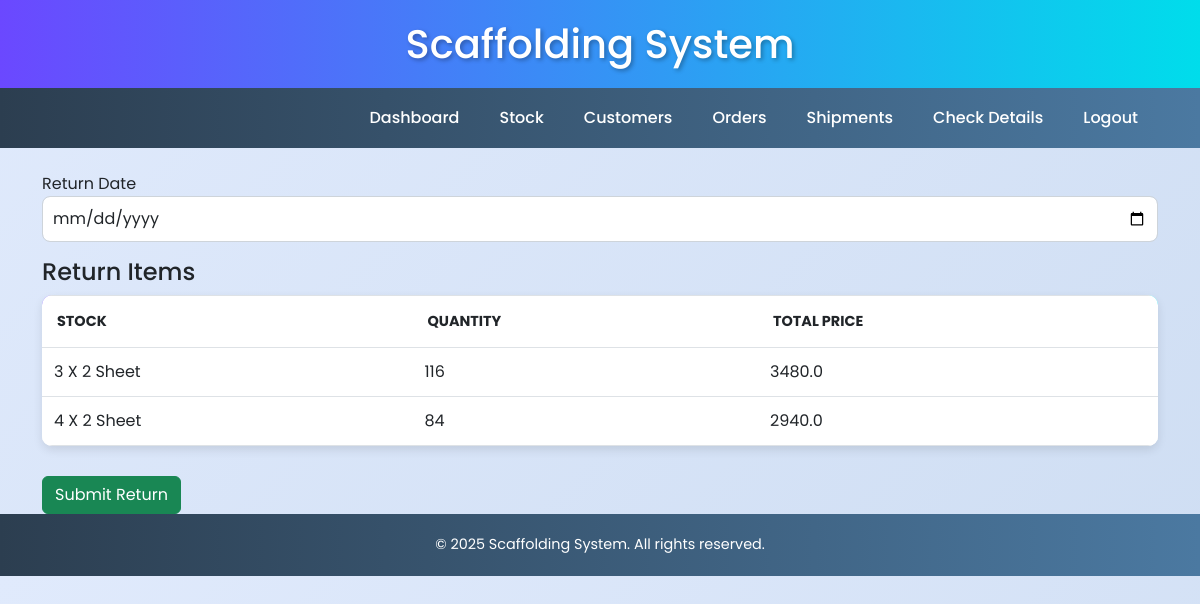
Screenshot of /return/3 (signed in) with the database file from the repository.
### app.py (models this page shows)
class OrderItem(db.Model):
    id = db.Column(db.Integer, primary_key=True)
    order_id = db.Column(db.Integer, db.ForeignKey('order.id'), nullable=False)
    stock_id = db.Column(db.Integer, db.ForeignKey('stock.id'), nullable=False)
    quantity = db.Column(db.Integer, nullable=False)
    unit_price = db.Column(db.Float, nullable=False)
    total_price = db.Column(db.Float, nullable=False)
    pending_amount = db.Column(db.Float, nullable=False)
    fine_amount = db.Column(db.Float, default=0.0)
    bonus_amount = db.Column(db.Float, default=0.0)
    used_days = db.Column(db.Integer, nullable=True)
    return_date = db.Column(db.DateTime, nullable=True)
    status = db.Column(db.String(20), nullable=False, default='Pending')
    stock = db.relationship('Stock', backref='order_items')

class Stock(db.Model):
    id = db.Column(db.Integer, primary_key=True)
    name = db.Column(db.String(100), nullable=False)
    category = db.Column(db.String(50), nullable=False)
    quantity = db.Column(db.Integer, nullable=False)
    unit_price = db.Column(db.Float, nullable=False)

### app.py (the view, shortened to what this page needs)
@app.route('/return/<int:order_id>', methods=['GET', 'POST'])
@login_required
def return_order(order_id):
    order = Order.query.get_or_404(order_id)
    customer = order.customer
    form = ReturnForm()
    return render_template('return_order.html', form=form, order=order)

### app.py
class ReturnForm(FlaskForm):
    return_date = DateField('Return Date', validators=[DataRequired()])
    submit = SubmitField('Submit Return')

### app.py (called while the page is built)
@login_manager.user_loader
def load_user(user_id):
    return User.query.get(int(user_id))

### templates/return_order.html (shortened to what this page needs)
{% extends 'base.html' %}
{% block content %}
<form method="POST">
  <div class="mb-3">
    {{ form.return_date.label }} {{ form.return_date(class="form-control") }}
  </div>
<h4>Return Items</h4>
<table class="table table-bordered">
  <thead>
    <tr>
      <th>Stock</th>
      <th>Quantity</th>
      <th>Total Price</th>
    </tr>
  </thead>
  <tbody>
    {% for item in order.order_items %}
    <tr>
      <td>{{ item.stock.name }}</td>
      <td>{{ item.quantity }}</td>
      <td>{{ item.total_price }}</td>
    </tr>
    {% endfor %}
  </tbody>
</table>
  <button type="submit" class="btn btn-success">Submit Return</button>
</form>
{% endblock %}

### static/css/style.css (style rules this page uses)
body { font-family: 'Poppins', sans-serif; background: linear-gradient(135deg, #e0eafc, #cfdef3); margin: 0; padding: 0; animation: fadeIn 1s ease-in-out; }
.table { background-color: #fff; border-radius: 10px; overflow: hidden; box-shadow: 0 4px 10px rgba(0, 0, 0, 0.1); margin-bottom: 30px; }
.table thead { background: linear-gradient(90deg, #6b48ff, #00ddeb); color: #fff; text-transform: uppercase; font-size: 0.9rem; }
.table thead th { padding: 15px; border: none; }
.table tbody tr { transition: all 0.3s ease; }
.table tbody tr:nth-child(even) { background-color: #f8f9fa; }
.table tbody td { padding: 12px; border: none; }
.form-control { border-radius: 8px; border: 1px solid #ced4da; transition: all 0.3s ease; padding: 10px; }

### rows the page displays
OrderItem: stock.name "3 X 2 Sheet", quantity "116", total_price "3480.0"
OrderItem: stock.name "4 X 2 Sheet", quantity "84", total_price "2940.0"
